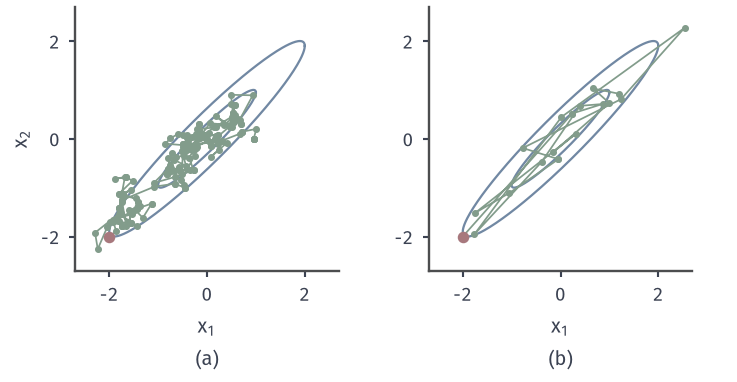

Write Python code to recreate this figure.
from pathlib import Path
import sys
ROOT = next(p for p in Path(__file__).resolve().parents if (p/"build.sh").is_file() and (p/"tex/book.tex").is_file())
sys.path.insert(0, str(ROOT/"figures/07-probability/08-sampling-and-integration/matplotlib/sgen-common"))
from sgen_common import *
# Target: N(0, Sigma), Sigma = [[1, .95], [.95, 1]], U(x) = x^T Sigma^{-1} x / 2, start (-2, -2).
# (a) random-walk Metropolis, proposal N(x, 0.25^2 I), 200 iterations (200 density evaluations), seed 13.
# (b) HMC, identity mass, eps = 0.18, L = 10, 20 iterations (200 gradient evaluations), seed 13.
S = np.array([[1, .95], [.95, 1]]); Si = np.linalg.inv(S)
U = lambda x: .5*x@Si@x; gU = lambda x: Si@x
def rw(n, s, rng):
    x = np.array([-2., -2.]); P = [x.copy()]; acc = 0
    for _ in range(n):
        y = x+s*rng.standard_normal(2)
        if math.log(rng.random()) <= U(x)-U(y): x = y; acc += 1
        P.append(x.copy())
    return np.array(P), acc/n
def hmc(n, eps, L, rng):
    x = np.array([-2., -2.]); P = [x.copy()]; acc = 0
    for _ in range(n):
        p = rng.standard_normal(2); x1, p1 = x.copy(), p.copy()
        for _ in range(L):
            p1 = p1-eps/2*gU(x1); x1 = x1+eps*p1; p1 = p1-eps/2*gU(x1)
        dH = U(x1)+.5*p1@p1-U(x)-.5*p@p
        if math.log(rng.random()) <= -dH: x = x1; acc += 1
        P.append(x.copy())
    return np.array(P), acc/n
Pr, ar = rw(200, .25, np.random.default_rng(13))
Ph, ah = hmc(20, .18, 10, np.random.default_rng(13))
fig, (A, B) = figure(width_mm=104, height_mm=54, ncols=2)
th = np.linspace(0, 2*np.pi, 300); Lc = np.linalg.cholesky(S)
for ax, P, L in ((A, Pr, 'a'), (B, Ph, 'b')):
    style(ax)
    for r in (1, 2):
        E = Lc@(r*np.stack([np.cos(th), np.sin(th)])); ax.plot(E[0], E[1], color=BLUE, lw=.9)
    ax.plot(P[:, 0], P[:, 1], '-o', ms=1.8, lw=.7, color=GREEN)
    ax.plot([-2], [-2], 'o', ms=3.6, color=RED, zorder=5)
    ax.set_aspect('equal'); ax.set_xlim(-2.7, 2.7); ax.set_ylim(-2.7, 2.7); ax.set_xticks([-2, 0, 2]); ax.set_yticks([-2, 0, 2])
    sub(ax, L, '$x_1$')
A.set_ylabel('$x_2$')
save(fig, HERE(__file__), 'figure', {'acc_rw': ar, 'acc_hmc': ah})
print(ar, ah)
